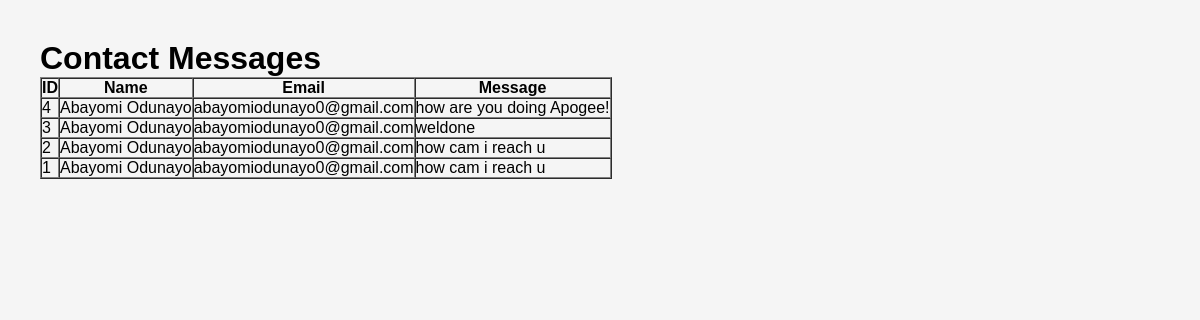
/admin (signed in), run on the app's committed database.
### tables this page shows
CREATE TABLE contacts (
            id INTEGER PRIMARY KEY AUTOINCREMENT,
            name TEXT NOT NULL,
            email TEXT NOT NULL,
            message TEXT NOT NULL
        );

### app.py (the view)
@app.route("/admin")
def admin():
    if not session.get("admin"):
        return redirect(url_for("login"))
    conn = get_db_connection()
    messages = conn.execute(
        "SELECT * FROM contacts ORDER BY id DESC"
    ).fetchall()
    conn.close()
    return render_template("admin.html", messages=messages)

### database.py (called while the page is built)
def get_db_connection():
    conn = sqlite3.connect(DATABASE)
    conn.row_factory = sqlite3.Row
    return conn

### templates/admin.html
{% extends "base.html" %}
{% block content %}
<div style="padding:40px;">
    <h1>Contact Messages</h1>
    <table border="1" cellpadding="10" cellspacing="0">
        <tr>
            <th>ID</th>
            <th>Name</th>
            <th>Email</th>
            <th>Message</th>
        </tr>
        {% for message in messages %}
        <tr>
            <td>{{ message.id }}</td>
            <td>{{ message.name }}</td>
            <td>{{ message.email }}</td>
            <td>{{ message.message }}</td>
        </tr>
        {% endfor %}
    </table>
</div>
{% endblock %}

### templates/base.html (shortened to what this page needs)
<!DOCTYPE html>
<html lang="en">
<head>
    <link rel="stylesheet"
          href="{{ url_for('static', filename='css/style.css') }}">
</head>
<body>
{% block content %}
{% endblock %}
</body>
</html>

### static/css/style.css (style rules this page uses)
html { scroll-behavior:smooth; }
* { margin:0; padding:0; box-sizing:border-box; }
body { font-family:Arial,sans-serif; background:#f5f5f5; }

### data on the page
contacts: id "4", name "Abayomi Odunayo", email "abayomiodunayo0@gmail.com", message "how are you doing Apogee!"
contacts: id "3", name "Abayomi Odunayo", email "abayomiodunayo0@gmail.com", message "weldone"
contacts: id "2", name "Abayomi Odunayo", email "abayomiodunayo0@gmail.com", message "how cam i reach u"
contacts: id "1", name "Abayomi Odunayo", email "abayomiodunayo0@gmail.com", message "how cam i reach u"
